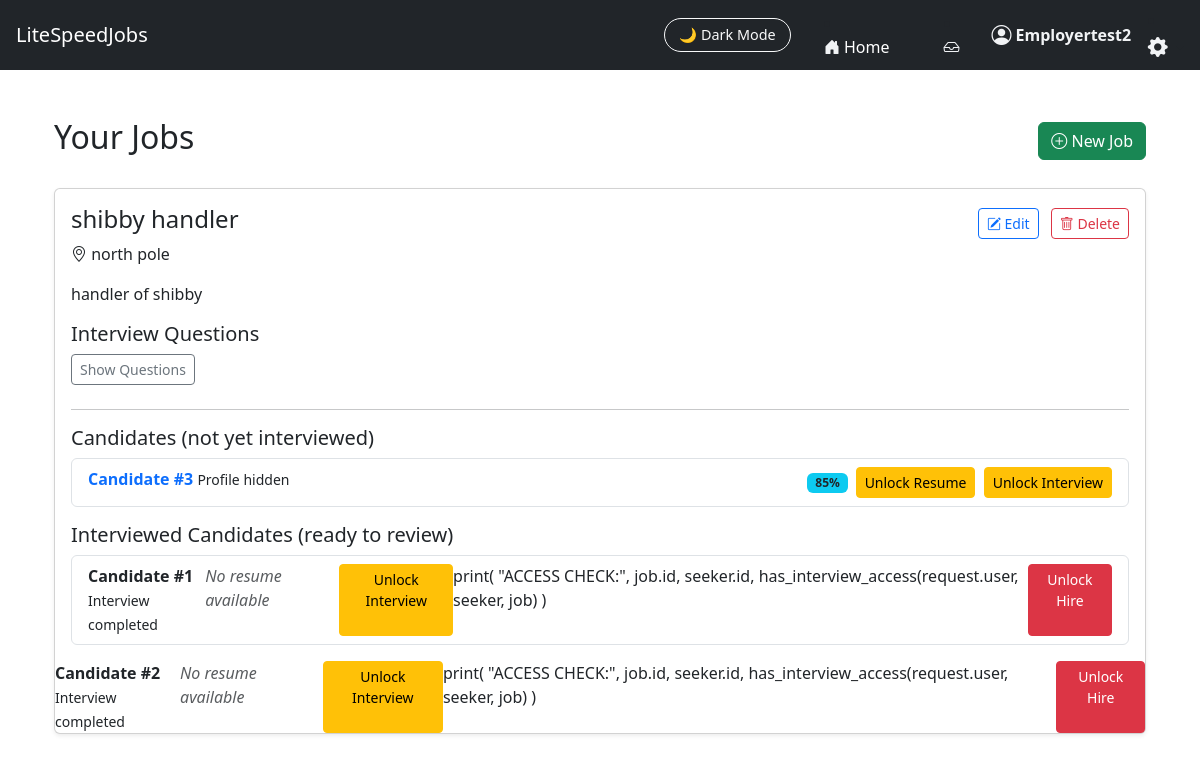
/JobFinder_app/employer_dashboard/ (signed in), run on an earlier commit of the app's database.
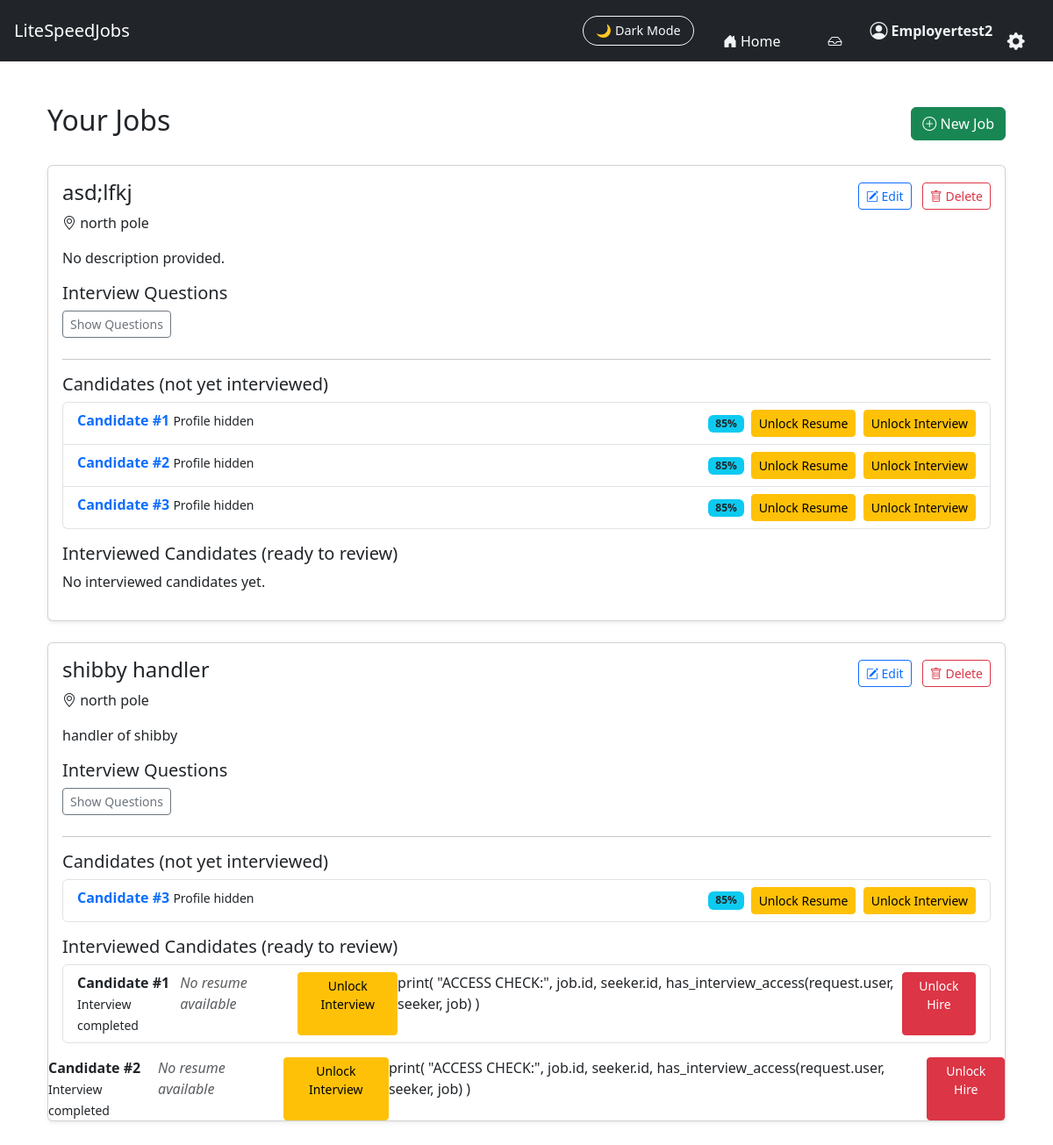
And on a later commit of the database.
### JobFinder_app/models.py (models this page shows, shortened)
class Job(models.Model):
    SOFTWARE = "software"
    MACHINIST = "machinist"
    JOB_TYPE_CHOICES = [
        (SOFTWARE, "Software Engineering"),
        (MACHINIST, "Machinist / Fabrication"),
    ]
    user = models.ForeignKey(User, on_delete=models.CASCADE)  # Employer account
    title = models.CharField(max_length=255)
    location = models.CharField(max_length=255, blank=True)
    description = models.TextField(blank=True, default="No description provided.")
    interview_questions = models.TextField(
        blank=True,
        help_text="Enter one question per line."
    )
    job_type = models.CharField(
        max_length=20,
        choices=JOB_TYPE_CHOICES,
        default=SOFTWARE
    )
    created_at = models.DateTimeField(auto_now_add=True)

class SeekerResume(models.Model):
    user = models.OneToOneField(User, on_delete=models.CASCADE)
    resume = models.FileField(upload_to="resumes/")
    uploaded_at = models.DateTimeField(auto_now=True)

### JobFinder_app/views.py (the view)
# urls.py: path("employer_dashboard/", views.employer_dashboard, name="employer_dashboard"),
def employer_dashboard(request):
    jobs = Job.objects.filter(user=request.user).order_by("-created_at")
    job_data = []
    for job in jobs:
        seekers_qs = match_seekers_for_job(job)
        open_candidates = []
        interviewed_candidates = []
        for idx, seeker in enumerate(seekers_qs, start=1):
            assignment = (
                InterviewAssignment.objects
                .filter(job=job, seeker=seeker)
                .order_by("-assigned_at")
                .first()
            )
            resume_obj = SeekerResume.objects.filter(
                user=seeker,
                resume__isnull=False
            ).exclude(resume="").first()
            resume_exists= SeekerResume.objects.filter(
                user=seeker,
                resume__isnull=False
            ).exclude(resume="").first()
            resume_file = resume_obj.resume if resume_obj else None
            base = {
                "label": f"Candidate #{idx}",
                "user_id": seeker.id,
                "match_percentage": 85,  # stub; you can compute a real score later
                "assignment_id": assignment.id if assignment else None,
                "has_assignment": assignment is not None,
                "completed": assignment.completed if assignment else False,
                "resume_file": resume_file,
                "has_resume": resume_exists,
                "can_interview": has_interview_access(request.user, seeker, job),
                "can_view_resume": has_resume_access(request.user, seeker, job),
                "can_hire": has_hire_access(request.user, seeker, job),
                "interview_sent": bool(assignment),
            }
            if assignment and assignment.completed:
                interviewed_candidates.append(base)
            elif assignment:
                base["interview_sent"] = True
                open_candidates.append(base)
            else:
                base["interview_sent"] = False
                open_candidates.append(base)
        job_data.append({
            "job": job,
            "candidates": open_candidates,
            "interviewed_candidates": interviewed_candidates,
        })
    return render(request, "JobFinder_app/employer_dashboard.html", {
        "job_data": job_data
    })

### JobFinder_app/utils.py (called while the page is built)
def has_interview_access(employer, seeker, job):
    from django.conf import settings
    from .models import EmployerAccess
    return EmployerAccess.objects.filter(
        employer=employer,
        seeker=seeker,
        job=job,
        access_type="interview",
        paid=True,
    ).exists()

def has_resume_access(employer, seeker, job):
    return EmployerAccess.objects.filter(
        employer=employer,
        seeker=seeker,
        job=job,
        access_type="resume",
        paid=True,
    ).exists()

def has_hire_access(employer, seeker, job):
    return EmployerAccess.objects.filter(
        employer=employer,
        seeker=seeker,
        job=job,
        access_type="hire",
        paid=True,
    ).exists()

### JobFinder_app/templates/JobFinder_app/employer_dashboard.html (shortened to what the changed rows need)
{% extends "JobFinder_app/base.html" %}
{% block content %}
<div class="container mt-4">
    <div class="d-flex justify-content-between align-items-center mb-4">
        <h2>Your Jobs</h2>
    </div>
    {% if job_data %}
        {% for item in job_data %}
            <div class="card shadow-sm mb-4">
                <div class="card-body">
                    <div class="d-flex justify-content-between align-items-center">
                        <h4>{{ item.job.title }}</h4>
                        <div>
                            <a href="{% url 'edit_job' item.job.id %}"
                               class="btn btn-sm btn-outline-primary me-2">
                                <i class="bi bi-pencil-square"></i> Edit
                            </a>
                            <a href="{% url 'delete_job' item.job.id %}"
                               class="btn btn-sm btn-outline-danger"
                               onclick="return confirm('Delete this job?');">
                                <i class="bi bi-trash"></i> Delete
                            </a>
                        </div>
                    </div>
                    {% if item.job.location %}
                        <p class="dark-muted"><i class="bi bi-geo-alt"></i> {{ item.job.location }}</p>
                    {% endif %}
                    {% if item.job.description %}
                        <p>{{ item.job.description }}</p>
                    {% endif %}
                    {% if item.job.interview_questions %}
                        <h5 class="dark-muted">Interview Questions</h6>
                        <button class="btn btn-outline-secondary btn-sm mb-2"
                                type="button"
                                data-bs-toggle="collapse"
                                data-bs-target="#questions{{ item.job.id }}">
                            Show Questions
                        </button>
                    {% endif %}
                    <hr>
                    <h5>Candidates (not yet interviewed)</h5>
                    {% if item.candidates %}
                        <ul class="list-group mb-3">
                            {% for seeker in item.candidates %}
                                <li class="list-group-item d-flex justify-content-between">
                                    <div>
                                        <a href="{% url 'candidate_summary' item.job.id seeker.user_id %}"
                                        class="text-decoration-none fw-bold text-primary">
                                            {{ seeker.label }}
                                        </a>
                                        <small class="dark-muted">Profile hidden</small>
                                    </div>
                                    <div class="d-flex align-items-center">
                                        <span class="badge bg-info text-dark me-2">
                                            {{ seeker.match_percentage }}%
                                        </span>
                                        {% if seeker.can_view_resume %}
                                            <a href="{% url 'view_resume' item.job.id seeker.user_id %}"
                                            target="_blank"
                                            class="btn btn-sm btn-outline-info">
                                                View Resume
                                            </a>
                                        {% else %}
                                            <a href="{% url 'purchase_resume_access' item.job.id seeker.user_id %}"
                                            class="btn btn-sm btn-warning">
                                                Unlock Resume
                                            </a>
                                        {% endif %}
                                        {% if seeker.can_interview %}
                                            {% if seeker.interview_sent %}
                                                <span class="badge bg-secondary">Interview Sent</span>
                                            {% else %}
                                                <a href="{% url 'send_interview' item.job.id seeker.user_id %}"
                                                class="btn btn-sm btn-outline-success">
                                                    Send Interview
                                                </a>
                                            {% endif %}
                                        {% else %}
                                            <a href="{% url 'purchase_interview_access' item.job.id seeker.user_id %}"
                                            class="btn btn-sm btn-warning">
                                                Unlock Interview
                                            </a>
                                        {% endif %}
                                    </div>
                                </li>
                            {% endfor %}
                        </ul>
                    {% else %}
                        <p class="dark-muted">No open candidates yet.</p>
                    {% endif %}
                    <h5 class="mt-3">Interviewed Candidates (ready to review)</h5>
                    {% if item.interviewed_candidates %}
                        <ul class="list-group">
                            {% for seeker in item.interviewed_candidates %}
                                <li class="list-group-item d-flex justify-content-between">
                                    <div>
                                        <strong>{{ seeker.label }}</strong><br>
                                        <small class="dark-muted">Interview completed</small>
                                    </div>
                                        {% if not seeker.has_resume %}
                                            <span class="text-muted fst-italic">
                                                No resume available
                                            </span>
                                        {% elif seeker.can_view_resume %}
                                            <a href="{% url 'view_resume' seeker.user_id %}"
                                            target="_blank"
                                            class="btn btn-sm btn-outline-info">
                                                View Resume
                                            </a>
                                        {% endif %}
                                        {% if seeker.can_interview %}
                                            <a href="{% url 'send_interview' item.job.id seeker.user_id %}"
                                            class="btn btn-sm btn-outline-success">
                                                Send Interview
                                            </a>
                                        {% else %}
                                            <a href="{% url 'purchase_interview_access' item.job.id seeker.user_id %}"
                                            class="btn btn-sm btn-warning">
                                                Unlock Interview
                                            </a>
                                            print(
                                                "ACCESS CHECK:",
                                                job.id,
                                                seeker.id,
                                                has_interview_access(request.user, seeker, job)
                                            )
                                        {% endif %}
                                        {% if seeker.can_hire %}
                                            <a href="{% url 'hire_from_assignment' seeker.assignment_id %}"
                                            class="btn btn-sm btn-outline-primary">
                                                Hire
                                            </a>
                                        {% else %}
                                            <a href="{% url 'purchase_hire_access' item.job.id seeker.user_id %}"
                                            class="btn btn-sm btn-danger">
                                                Unlock Hire
                                            </a>
                                        {% endif %}
                                    </div>
                            {% endfor %}
                    {% else %}
                        <p class="dark-muted">No interviewed candidates yet.</p>
                    {% endif %}
                </div>
            </div>
        {% endfor %}
    {% else %}
        <div class="alert alert-info">
            You haven’t created any jobs yet.
            <a href="{% url 'create_job' %}">Create your first job</a>.
        </div>
    {% endif %}
{% endblock %}

What changed in the data, as far as the page shows it:
added Job: job "asd;lfkj", job.location "north pole", job.description "No description provided.", label "Candidate #1" "Candidate #2", match_percentage "85" "85", shows "No interviewed candidates yet.", SeekerResume (label "Candidate #3", match_percentage "85")
